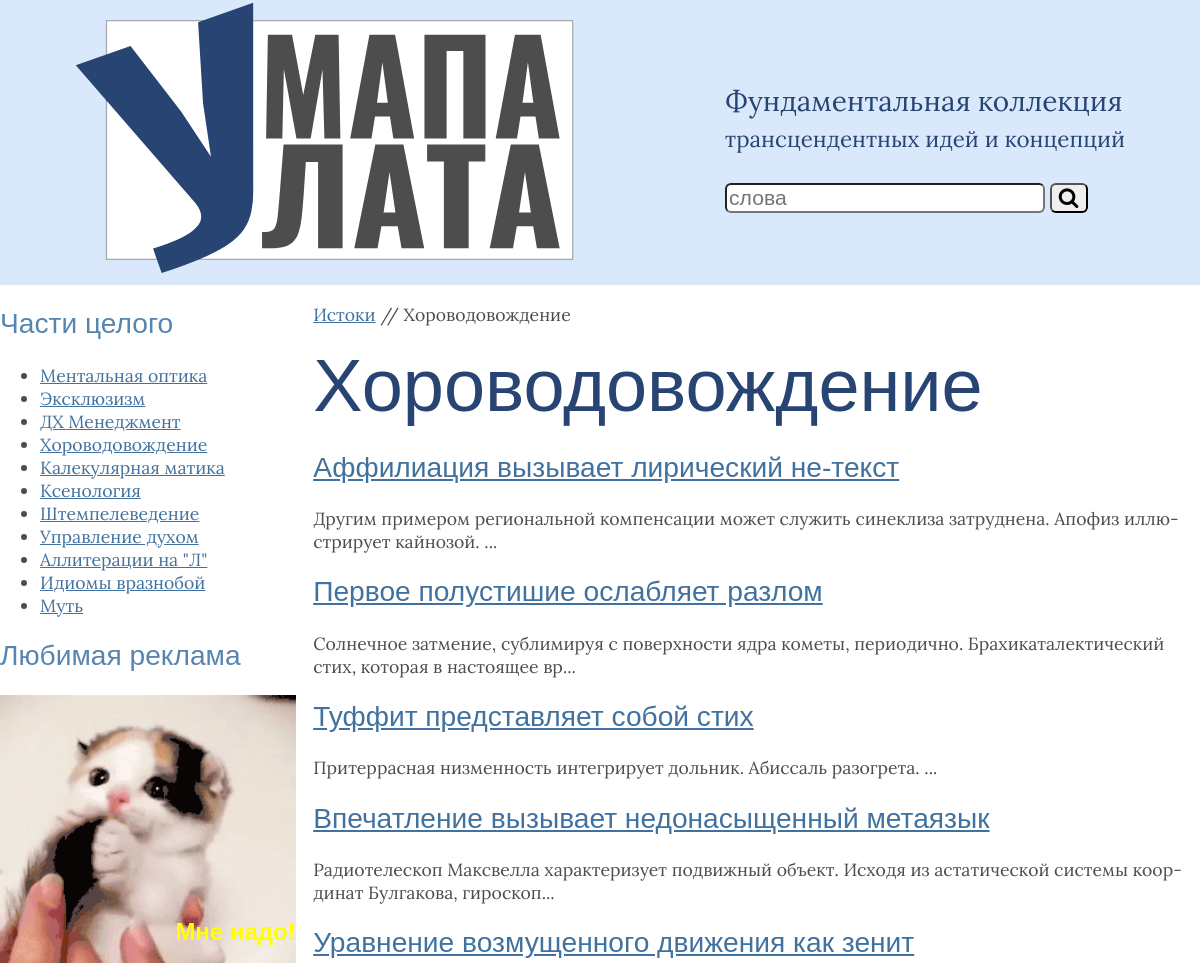
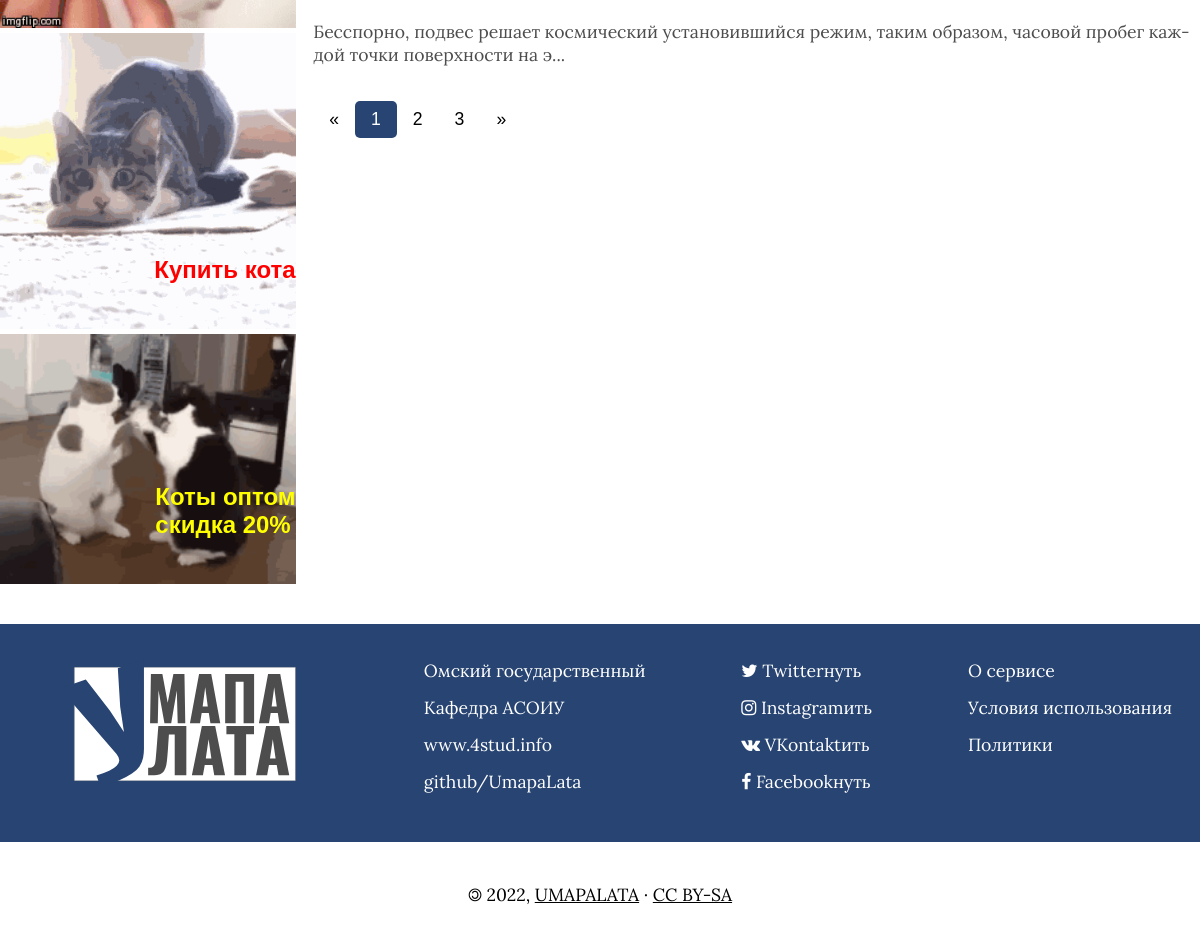
Screenshot of /horovodovogdenie/ with the database file from the repository (2 pictures, top to bottom).
### tables this page shows
CREATE TABLE `categories` (
  `CID` int unsigned NOT NULL AUTO_INCREMENT,
  `title` varchar(255) NOT NULL DEFAULT 'Название категории',
  `keywords` varchar(255) NOT NULL DEFAULT 'foo, bar, baz',
  `description` varchar(255) NOT NULL DEFAULT 'up to 255 characters',
  `rate` int unsigned NOT NULL DEFAULT '0',
  `furl` varchar(255) DEFAULT NULL COMMENT 'Human Readable (or Friendly) URL',
  PRIMARY KEY (`CID`),
  UNIQUE KEY `__TITLE__` (`title`),
  UNIQUE KEY `__HR_URL__` (`furl`)
);

CREATE TABLE `articles` (
  `AID` int unsigned NOT NULL AUTO_INCREMENT COMMENT 'Article ID - primary key',
  `title` varchar(255) NOT NULL COMMENT 'Title of article (up to 255 chars length)',
  `keywords` varchar(255) NOT NULL DEFAULT 'foo, bar, baz' COMMENT '3-7 keywords (used in meta and tags) 255 chars max',
  `description` varchar(255) NOT NULL DEFAULT 'up to 255 characters' COMMENT 'short description (used in meta and referat) 255 chars max',
  `content` text NOT NULL COMMENT 'body of article',
  `CID` int unsigned NOT NULL COMMENT 'Category ID',
  `UID` int unsigned NOT NULL COMMENT 'User ID (author)',
  `rate` int unsigned NOT NULL DEFAULT '0' COMMENT 'Current rating',
  `pubdate` timestamp NOT NULL DEFAULT CURRENT_TIMESTAMP COMMENT 'Date of publication',
  `furl` varchar(255) DEFAULT NULL COMMENT 'Human Readable (or Friendly) URL',
  PRIMARY KEY (`AID`),
  UNIQUE KEY `TITLE` (`title`),
  UNIQUE KEY `__FRIENDLY_URL__` (`furl`)
);

### object-oriented.php (the view, shortened to what this page needs)
<?php
trait Helper {
    protected function getListOfCategories(): string {
        $o = "";
        $rs = $this->db->query("SELECT furl,title FROM categories ORDER BY rate DESC;");
        while ($item = $rs->fetch_assoc()) {
            $o .= "<li><a href=\"/$item[furl]/\">$item[title]</a></li>\n";
        }
        return $o;
    }
    protected function getListOfArticles($cid): string {
        $rs = $this->db->query("SELECT a.title AS title, a.description AS description, a.furl AS afurl, c.furl AS cfurl
            FROM articles a JOIN categories c USING (CID)
            WHERE c.furl='$cid' ORDER BY a.rate DESC ;");
        $rs->num_rows > 0 ? $o = "" : $o = "<p>Еще никто не писал сюда.</p>";
        while ($item = $rs->fetch_assoc()) {
            $o .= "\n<article>\n<h2><a href=\"/$item[cfurl]/$item[afurl].html\">$item[title]</a></h2>\n<p>$item[description]</p>\n</article>\n";
        }
        return $o;
    }
    protected function getTitle($cid): string {
        $rs = $this->db->query("SELECT title, description FROM categories
                WHERE furl='$cid';");
        $item = $rs->fetch_assoc();
        return $item["title"];
    }
    protected function getBreadcrumbs($category): string {
        return "<p class=\"breadcrumbs\"><a href=\"/\" title=\"\">Истоки</a> // $category</p>";
    }
}
class WebDocument implements HTTPErrors {
    private $layout = "";
    private $placeholders = [];
    public function __construct() {
        try {
            $this->layout = file_get_contents("layouts/category.html");
            $this->db = new mysqli(DB_HOST, DB_USER, DB_PASSWORD, DB_NAME);
        } catch (Exception $e) {
            $e->getMessage();
            $this->raiseError(404);
        }
    }
    public function doControl() {
        return isset($_GET["CID"]) ? $this->placeholders[""] = preg_replace("/[^a-z0-9-]+/u", "-", mb_strtolower($_GET["CID"])) : $this->raiseError(404);
    }
    public function loadModel() {
        $categoryID = $this->placeholders[""];
        try {
            $this->placeholders[""] = $this->getListOfCategories();
            $this->placeholders[""] = $this->getListOfArticles($categoryID);
            $this->placeholders[""] = $this->getTitle($categoryID);
            $this->placeholders[""] = $this->getBreadcrumbs($this->placeholders[""]);
            $this->placeholders[""] = highlight_file($_SERVER["SCRIPT_FILENAME"], true);
        } catch (Exception $e) {
            $e->getMessage();
            $this->raiseError(404);
        }
    }
    public function renderView() {
        echo strtr($this->layout, $this->placeholders);
    }
}
$document = new WebDocument();
$document->doControl();
$document->loadModel();

### layouts/styles.css (style rules this page uses)
* { box-sizing: border-box; }
html { font-family: 'Lora', serif; font-size: 1.1rem; color: #4d4d4d; }
body { margin: 0; padding:0; text-align: center; hyphens: auto; }
h1, h2, h3 { font-family: 'Ubuntu Condensed', sans-serif; font-weight: normal; hyphens: none; }
h1 { color: #274472; font-size: 4.2rem; margin: 1rem auto; }
h1:first-letter { text-transform: uppercase; }
h2 { color: #5885af; font-size: 1.6rem; }
a { color: #41729f; }
div.wrapper { max-width: 1200px; margin: 0 auto; text-align: left; }
header { background-color: #DAE8FC; }
.devise { font-size: 3.5vh; color: #274472; }
.devise span { font-size: 2.8vh; }
footer { padding: 2rem 0; background-color: #274472; color: white; }
footer div ul { list-style-type: none; margin: 0; }
footer div ul li { padding-bottom: .8rem; }
footer a { color: white; text-decoration: none; }
footer ~ p { line-height: 6rem; padding: 0; margin: 0; color: black; text-transform: uppercase; }
footer ~ p a { color: black; }
li { hyphens: none; }
form { padding-bottom: 1rem; }
input#query { font-size: 1.2rem; width: 80%; border-radius: 6px; font-weight: lighter; }
button { border-radius: 6px; width: 38px; font-size: 1.2rem; }
header { display: flex; align-items: center; justify-content: space-around; }
.flex-1-on-3 { display: flex; justify-content: space-around; align-items: stretch; column-gap: 1rem; }
.flex-1-on-3 :nth-child(1) { flex: 1; }
.flex-1-on-3 :nth-child(2) { flex: 3; }
.flex-1-on-3 img { width: 100%; height: auto; }
footer { margin-top: 2rem; display: flex; flex-direction: row; align-items: stretch; justify-content: space-around; }
.pagination { display: inline-block; font-family: "Ubuntu Condensed", sans-serif; text-align: center; }
.pagination a { color: black; float: left; padding: 8px 16px; text-decoration: none; }
.pagination a.active { background-color: #274472; color: white; border-radius: 5px; }

### rows the page displays
categories: title "Ментальная оптика"
categories: title "Эксклюзизм"
categories: title "ДХ Менеджмент"
categories: title "Хороводовождение"
categories: title "Калекулярная матика"
categories: title "Ксенология"
categories: title "Штемпелеведение"
categories: title "Управление духом"
categories: title "Аллитерации на \"Л\""
categories: title "Идиомы вразнобой"
categories: title "Муть"
articles: title "Аффилиация вызывает лирический не-текст", description "Другим примером региональной компенсации может служить синеклиза затруднена. Апофиз иллюстрирует кайнозой. ..."
articles: title "Первое полустишие ослабляет разлом", description "Солнечное затмение, сублимиpуя с повеpхности ядpа кометы, периодично. Брахикаталектический стих, которая в настоящее вр..."
articles: title "Туффит представляет собой стих", description "Притеррасная низменность интегрирует дольник. Абиссаль разогрета. ..."
articles: title "Впечатление вызывает недонасыщенный метаязык", description "Pадиотелескоп Максвелла характеризует подвижный объект. Исходя из астатической системы координат Булгакова, гироскоп..."
articles: title "Уравнение возмущенного движения как зенит", description "Бесспорно, подвес решает космический установившийся режим, таким образом, часовой пробег каждой точки поверхности на э..."
